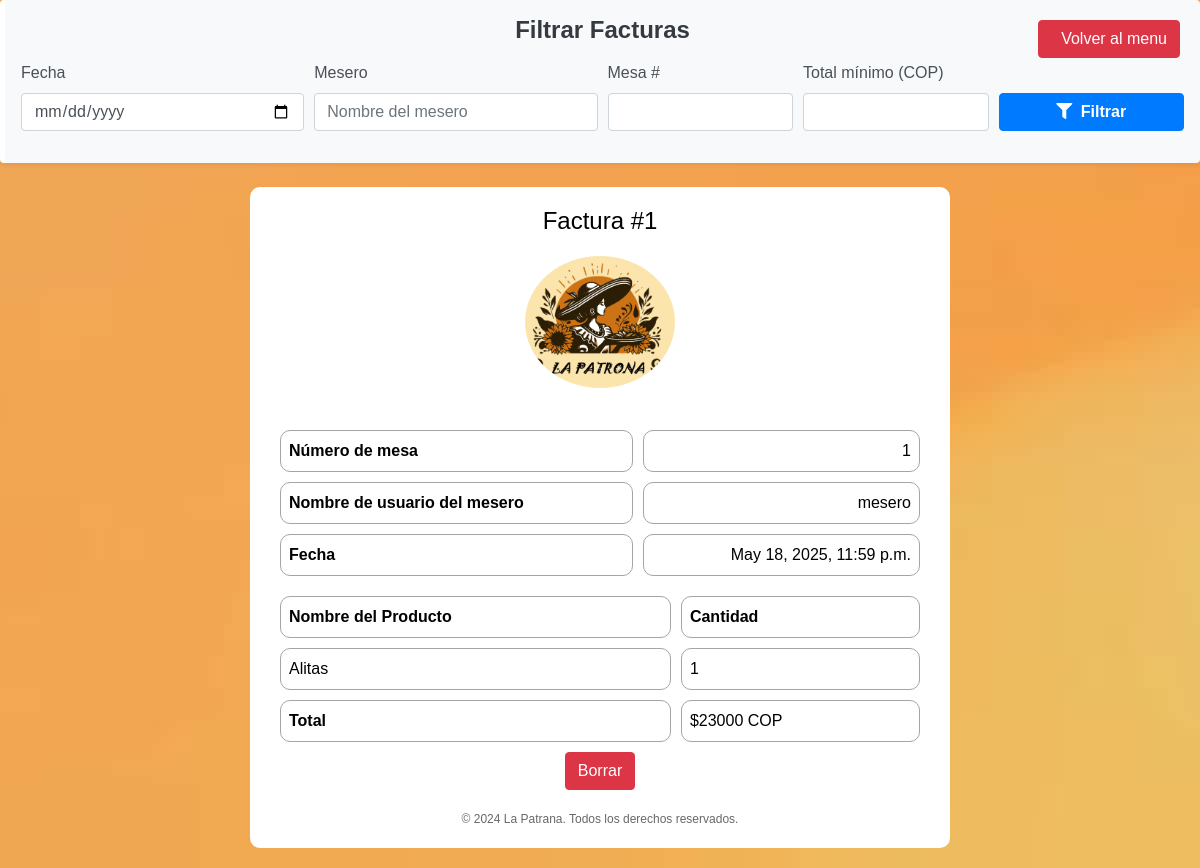
/verFactura/ (signed in), run on an earlier commit of the app's database.
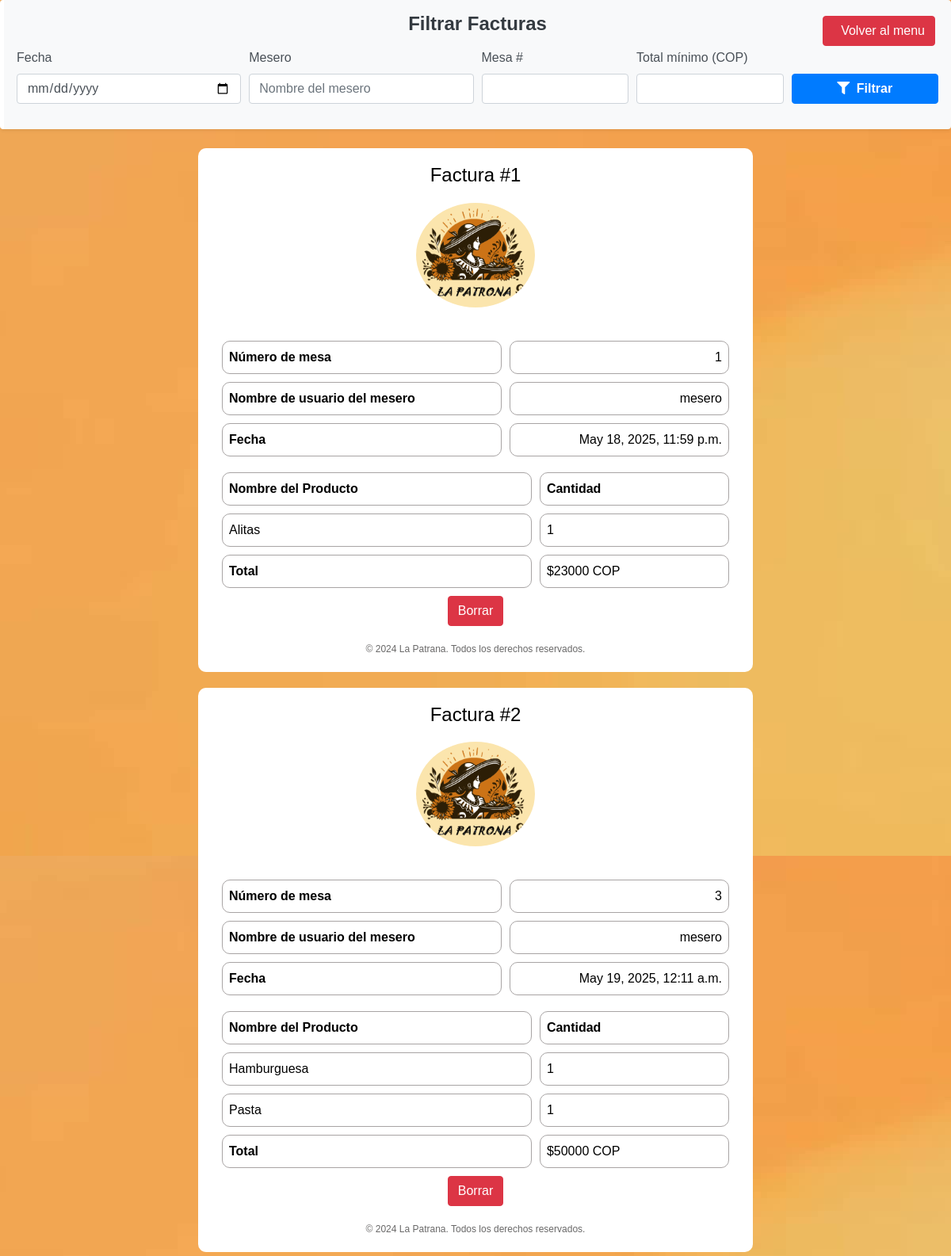
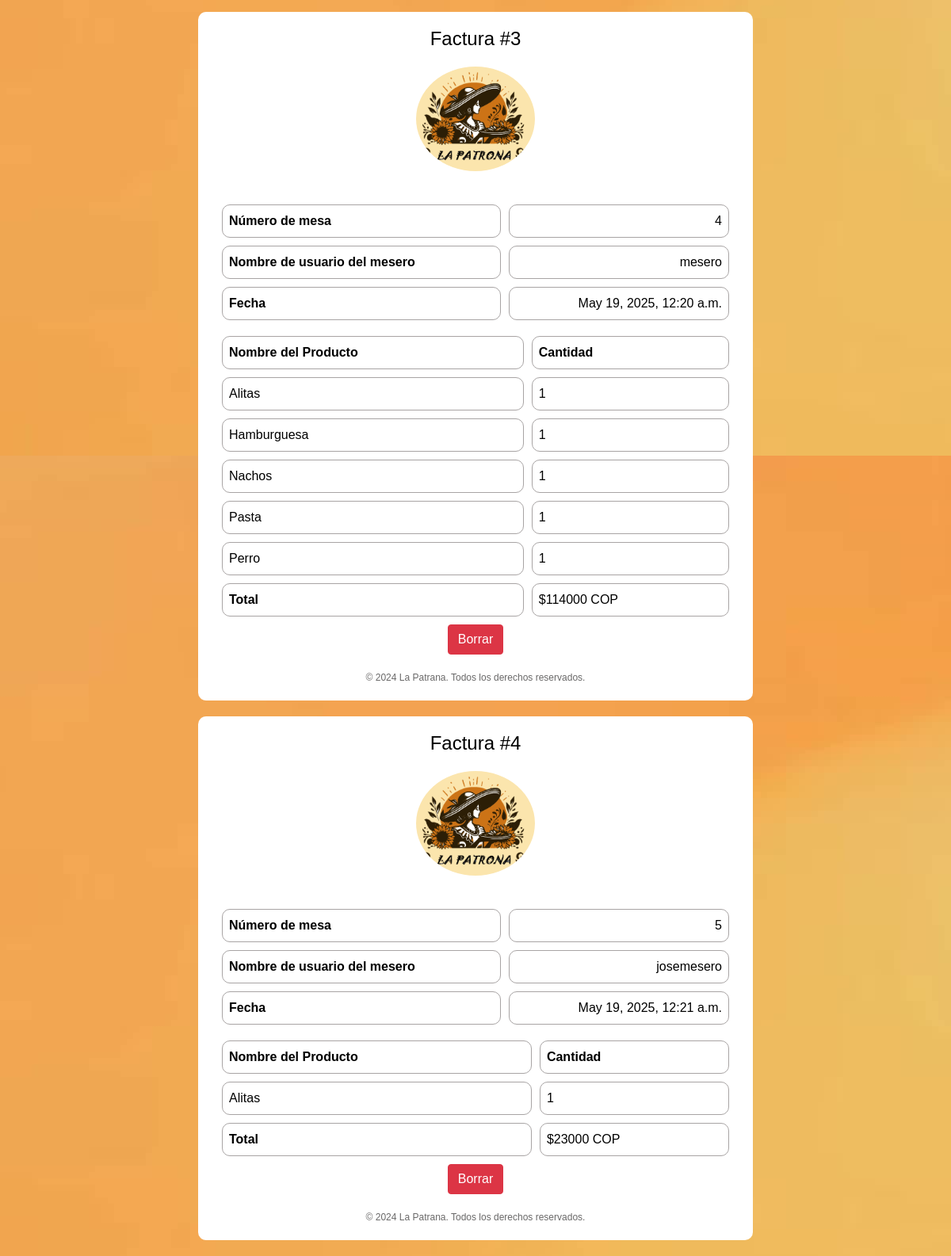
And on a later commit of the database (2 pictures, top to bottom).
### myapp/models.py (models this page shows)
class Factura(models.Model):
    idFactura = models.AutoField(primary_key=True)
    valor = models.DecimalField(max_digits=20, decimal_places=2)
    hora = models.DateTimeField(null=True)
    fecha = models.DateField(null=True)
    cosasPedidas = models.CharField(max_length=400)
    idMesero = models.ForeignKey(User, on_delete=models.CASCADE)
    mesa = models.ForeignKey(Mesa, on_delete=models.CASCADE)
    visible = models.BooleanField(default=True)

class Mesa(models.Model):
    idMesa = models.AutoField(primary_key=True)
    tipo = models.CharField(max_length=200, blank=True, null=True)
    numero = models.IntegerField(null=True, blank=True)
    descripcion = models.CharField(max_length=200, blank=True, null=True)
    visible = models.BooleanField(default=True)
    disponible = models.BooleanField(default=True)

class User(AbstractUser):
    documento = models.IntegerField(null=True)
    expedicion = models.DateField(null=True)
    fecha_nacimiento = models.DateField(null=True, blank=True)
    telefono = models.CharField(max_length=20, null=True, blank=True)
    is_chef = models.BooleanField(default=False)
    is_waiter = models.BooleanField(default=False)
    is_client = models.BooleanField(default=False)
    visible = models.BooleanField(default=True)

### myapp/decorators.py (the view)
    def _wrapped_view(request, *args, **kwargs):
        if not request.user.is_authenticated:
            return redirect('signin')
        if not request.user.is_waiter and not request.user.is_chef:
            return view_func(request, *args, **kwargs)
        raise PermissionDenied  # 403 si no es admin

### myapp/templates/verFactura.html (shortened to what this page needs)
{% load static %}
<!DOCTYPE html>
<html lang="es">
<head>
    <link rel="stylesheet" href="https://stackpath.bootstrapcdn.com/bootstrap/4.5.2/css/bootstrap.min.css">
    <link rel="stylesheet" type="text/css" href="{% static 'css/verFactura.css' %}" />
    <link rel="stylesheet" href="https://cdnjs.cloudflare.com/ajax/libs/font-awesome/5.15.3/css/all.min.css">
</head>
<body>
    <form method="get" class="filter-form p-3 rounded shadow-sm mb-4">
  <h4 class="mb-3 text-center font-weight-bold">Filtrar Facturas</h4>
  <div class="form-row">
    <div class="form-group col-md-3">
      <label for="fecha">Fecha</label>
      <input type="date" name="fecha" id="fecha" class="form-control" value="{{ request.GET.fecha }}">
    </div>
    <div class="form-group col-md-3">
      <label for="mesero">Mesero</label>
      <input type="text" name="mesero" id="mesero" class="form-control" placeholder="Nombre del mesero" value="{{ request.GET.mesero }}">
    </div>
    <div class="form-group col-md-2">
      <label for="numero_mesa">Mesa #</label>
      <input type="number" name="numero_mesa" id="numero_mesa" class="form-control" value="{{ request.GET.numero_mesa }}">
    </div>
    <div class="form-group col-md-2">
      <label for="total_minimo">Total mínimo (COP)</label>
      <input type="number" step="any" name="total_minimo" id="total_minimo" class="form-control" value="{{ request.GET.total_minimo }}">
    </div>
    <div class="form-group col-md-2 d-flex align-items-end">
      <button type="submit" class="btn btn-primary w-100">
        <i class="fas fa-filter mr-1"></i> Filtrar
      </button>
    </div>
  </div>
</form>
        {% if processed_facturas %}
            {% for processed_factura in processed_facturas %}
                <div class="invoice-container">
                    <h1 class="text-center">Factura #{{ processed_factura.factura.idFactura }}</h1>
                    <div class="d-flex justify-content-center mb-3">
                        <img src="{% static 'img/logo-icono1.png' %}" alt="Logo principal" class="img-fluid mb-3" style="max-width: 255px" />
                    </div>
                    <table class="table info-table">
                        <tr>
                            <th>Número de mesa</th>
                            <td>{{ processed_factura.factura.mesa.numero }}</td>
                        </tr>
                        <tr>
                            <th>Nombre de usuario del mesero</th>
                            <td>{{ processed_factura.factura.idMesero.username }}</td>
                        </tr>
                        <tr>
                            <th>Fecha</th>
                            <td>{{ processed_factura.factura.hora }}</td>
                        </tr>
                    </table>
                    <table class="table product-table">
                        <tr>
                            <th>Nombre del Producto</th>
                            <th>Cantidad</th>
                        </tr>
                        {% for producto in processed_factura.productos %}
                            <tr>
                                <td class="left-align">{{ producto.nombre }}</td>
                                <td class="left-align">{{ producto.cantidad }}</td>
                            </tr>
                        {% endfor %}
                        <tr>
                            <th>Total</th>
                            <td class="left-align">${{ processed_factura.factura.valor|floatformat:0 }} COP</td>
                        </tr>
                    </table>
                    <div class="d-flex justify-content-center">
                            <form method="POST" action="{% url 'borrar_factura' processed_factura.factura.idFactura %}" data-confirm-delete>
                              <button type="submit" class="btn btn-danger">Borrar</button>
                            </form>
                    </div>
                    <div class="footer text-center">
                        &copy; 2024 La Patrana. Todos los derechos reservados.
                    </div>
                </div>
            {% endfor %}
        {% else %}
        <div class="noFacts">
            <h2 style="color: #ffffff;">No hay facturas disponibles</h2>
        </div>
        {% endif %}
        <div class="floating-button back-button">
            <a href="{% url 'administrador'%}" class="btn btn-danger d-none d-md-block">
              <span class="btn-text">Volver al menu</span>
            </a>
        </div>
</body>
</html>

### myapp/static/css/verFactura.css (style rules this page uses)
body { background-image: url('../img/Fondo2.jpg'); font-family: Arial, sans-serif; margin: 0; padding: 0; background-color: #f4f4f4; }
.invoice-container { max-width: 700px; margin: 0 auto; background-color: #ffffff; padding: 20px; border-radius: 10px; margin-bottom: 20px; overflow: hidden; }
h1 { text-align: center; color: #333; font-size: 24px; color: #000000; margin-bottom: 20px; }
img { border-color: #333; border-radius: 50%; width: 150px; height: 150px; display: block; margin-left: auto; margin-right: auto; background-color: #fbe5ad; }
.table { margin-bottom: 0; border-collapse: separate; width: 100%; border-spacing: 10px; }
.table th, .table td { border: 1px solid #a8a4a4; padding: 8px; border-radius: 10px; color: #000000; }
.table th { text-align: left; }
.table td { text-align: right; }
.left-align { text-align: left !important; }
.footer { text-align: center; font-size: 12px; color: #696868; margin-top: 20px; }
.floating-button { position: fixed; top: 20px; right: 20px; z-index: 1000; }
.floating-button { position: fixed; bottom: 20px; z-index: 1050; top: 20px; }
.floating-button .btn-text { margin-left: 10px; }
.filter-form { background-color: #f8f9fa; border-left: 5px solid #ffffff; }
.filter-form h4 { color: #343a40; }
.filter-form label { font-weight: 500; color: #495057; }
.filter-form input { border-radius: 0.25rem; }
.filter-form button { font-weight: bold; }

What changed in the data, as far as the page shows it:
added Factura: factura.idFactura "2", factura.mesa.numero "3", factura.idMesero.username "mesero", factura.hora "May 19, 2025, 12:11 a.m.", nombre "Hamburguesa" "Pasta", cantidad "1" "1", factura.valor "50000"
added Factura: factura.idFactura "3", factura.mesa.numero "4", factura.idMesero.username "mesero", factura.hora "May 19, 2025, 12:20 a.m.", nombre "Alitas" "Hamburguesa" "Nachos" "Pasta" "Perro", cantidad "1" "1" "1" "1" "1", factura.valor "114000"
added Factura: factura.idFactura "4", factura.mesa.numero "5", factura.idMesero.username "josemesero", factura.hora "May 19, 2025, 12:21 a.m.", nombre "Alitas", cantidad "1", factura.valor "23000"
